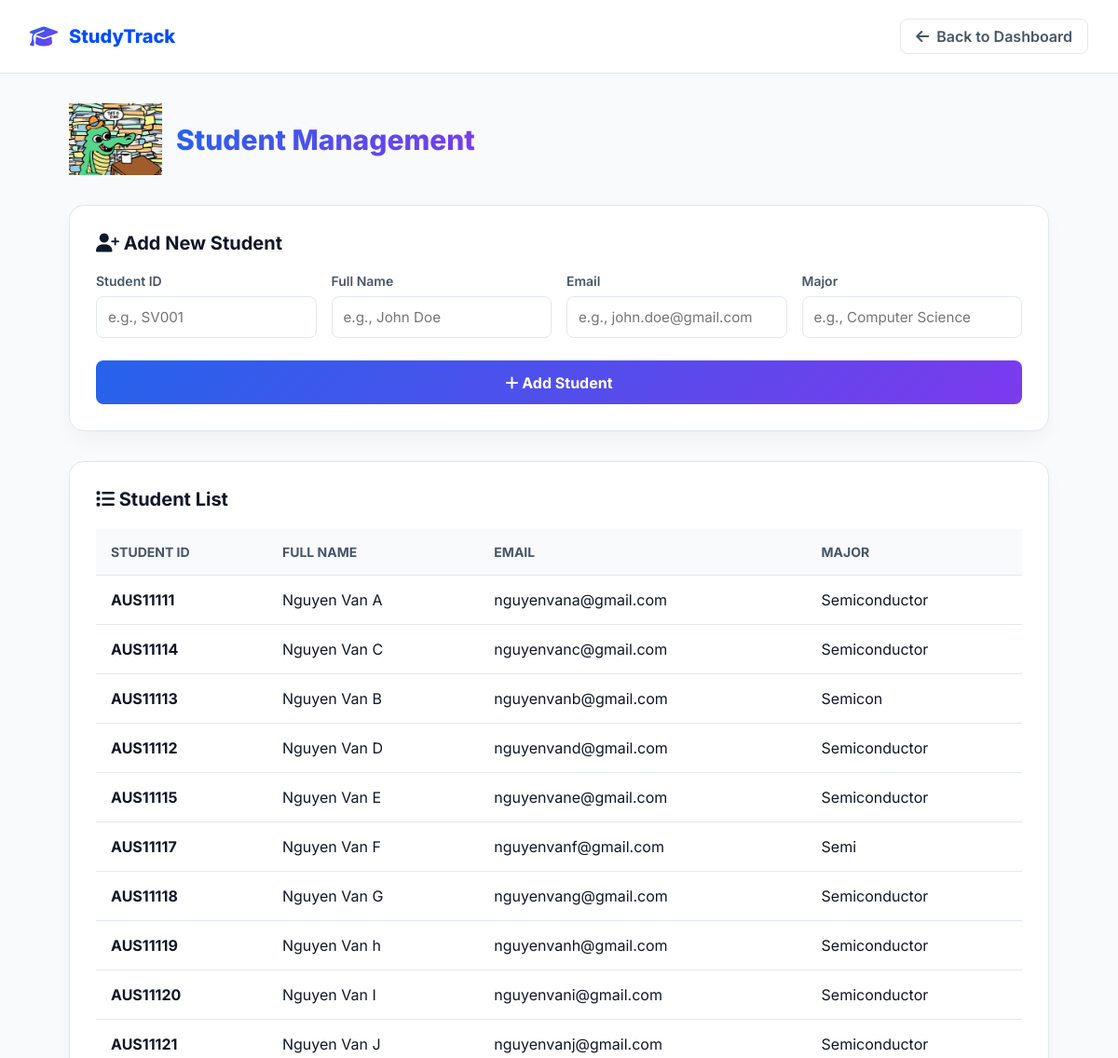
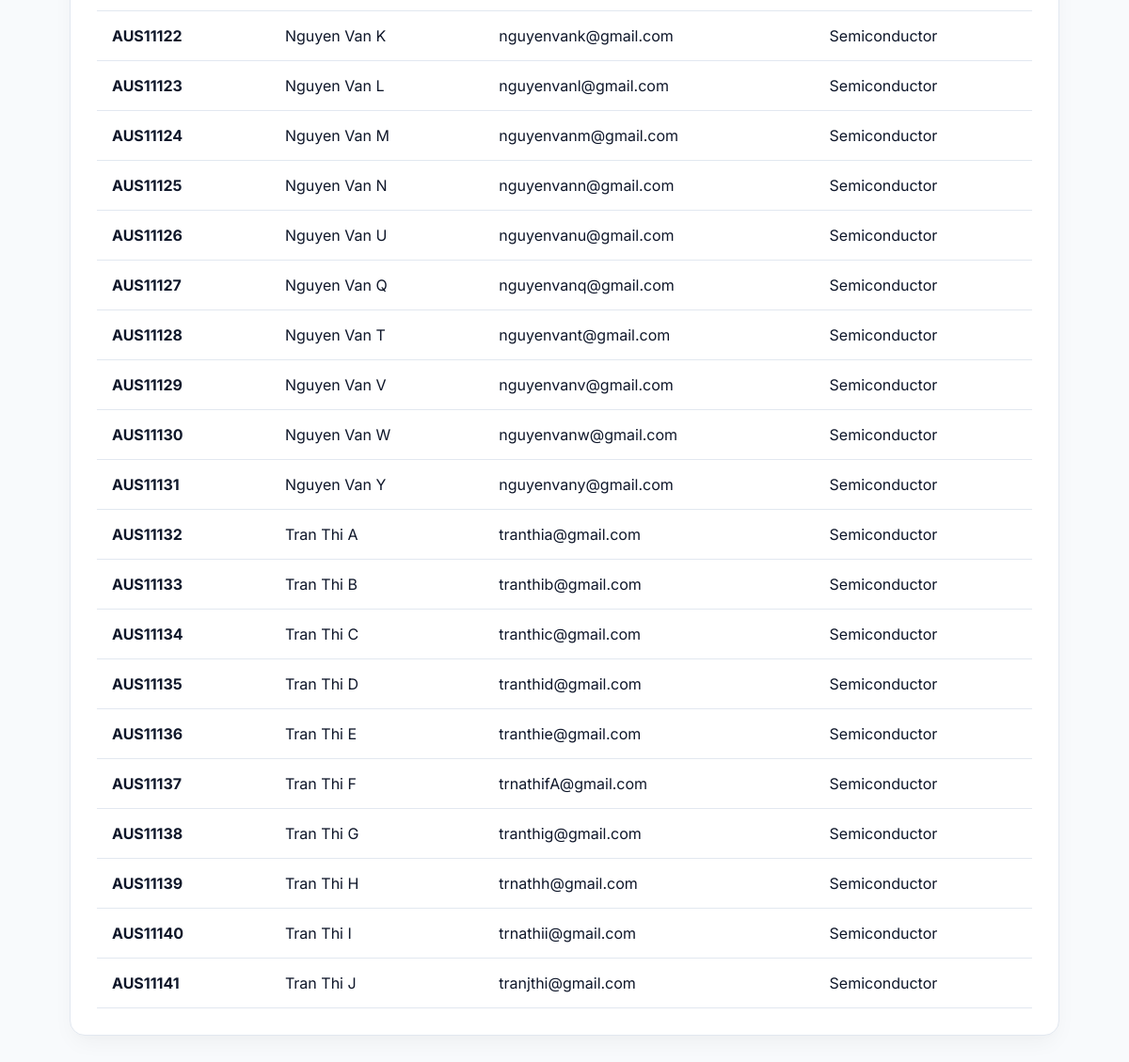
/student (signed in), run on the app's committed database (2 pictures, top to bottom).
### tables this page shows
CREATE TABLE students(
        student_id TEXT PRIMARY KEY,
        name TEXT,
        email TEXT,
        major TEXT
    );

### admin.py (the view, shortened to what this page needs)
@admin_bp.route("/student", methods=["GET","POST"])
@login_required
@admin_required
def student():
    conn = sqlite3.connect(DATABASE)
    cursor = conn.cursor()
    cursor.execute("""
    SELECT * FROM students
    """)
    students = cursor.fetchall()
    conn.close()
    return render_template(
        "admin_page/manage_stu.html",
        students=students
    )

### decorator.py (called while the page is built)
def login_required(f):
    @wraps(f)
    def wrapper(*args,**kwargs):
        if "username" not in session:
            return redirect(
                url_for("auth.login")
            )
        return f(*args,**kwargs)
    return wrapper

def admin_required(f):
    @wraps(f)
    def wrapper(*args, **kwargs):
        if session.get("role") != "admin":
            return redirect(url_for("auth.login"))
        return f(*args, **kwargs)
    return wrapper

### templates/admin_page/manage_stu.html (shortened to what this page needs)
<!DOCTYPE html>
<html lang="en">
<head>
    <link rel="stylesheet" href="https://cdnjs.cloudflare.com/ajax/libs/font-awesome/6.4.0/css/all.min.css">
    <link rel="stylesheet" href="{{ url_for('static', filename='css/admin_page/manage_student.css') }}">
</head>
<body>
    <header class="navbar">
        <a href="/admin" class="nav-brand">
            <i class="fa-solid fa-graduation-cap logo-icon"></i>
            <span>StudyTrack</span>
        </a>
        <a href="/admin" class="back-btn">
            <i class="fa-solid fa-arrow-left"></i> Back to Dashboard
        </a>
    </header>
    <div class="container">
        <div class="page-header" style="display: flex; align-items: center; gap: 15px;">
            <img src="{{ url_for('static', filename='gif image/Studying College Life GIF by University of Florida (1).gif') }}"
                alt="Studying Animation" width="100">
            <h1 class="page-title">Student Management</h1>
        </div>
        <div class="card-panel">
            <h2 class="panel-title"><i class="fa-solid fa-user-plus"></i> Add New Student</h2>
            <form method="POST" class="form-grid">
                <div class="form-group">
                    <label>Student ID</label>
                    <input type="text" name="id" placeholder="e.g., SV001" value="{{ student.id if student else '' }}"
                        class="form-control " required>
                </div>
                <div class="form-group">
                    <label>Full Name</label>
                    <input type="text" name="name" placeholder="e.g., John Doe"
                        value="{{ student.name if student else '' }}" class="form-control" required>
                </div>
                <div class="form-group">
                    <label>Email</label>
                    <input type="email" name="email" placeholder="e.g., john.doe@gmail.com"
                        value="{{ student.email if student else '' }}" class="form-control" required>
                </div>
                <div class="form-group">
                    <label>Major</label>
                    <input type="text" name="major" placeholder="e.g., Computer Science"
                        value="{{ student.major if student else '' }}" class="form-control" required>
                </div>
                <button type="submit" class="btn-submit">
                    <i class="fa-solid fa-plus"></i> Add Student
                </button>
            </form>
        </div>
        <div class="card-panel">
            <h2 class="panel-title"><i class="fa-solid fa-list"></i> Student List</h2>
            <div class="table-responsive">
                <table>
                    <thead>
                        <tr>
                            <th>Student ID</th>
                            <th>Full Name</th>
                            <th>Email</th>
                            <th>Major</th>
                        </tr>
                    </thead>
                    <tbody>
                        {% for s in students %}
                        <tr>
                            <td><b>{{ s[0] }}</b></td>
                            <td>{{ s[1] }}</td>
                            <td>{{ s[2] }}</td>
                            <td>{{ s[3] }}</td>
                        </tr>
                        {% endfor %}
                    </tbody>
                </table>
            </div>
        </div>
    </div>
</body>
</html>

### static/css/admin_page/manage_student.css (style rules this page uses)
:root { --bg-color: #f8fafc; --card-bg: #ffffff; --text-primary: #0f172a; --text-secondary: #475569; --accent-blue: #2563eb; --accent-purple: #7c3aed; --border-color: #e2e8f0; --shadow: 0 10px 25px -5px rgba(0, 0, 0, 0.05), 0 8px 10px -6px rgba(0, 0, 0, 0.01); }
* { box-sizing: border-box; margin: 0; padding: 0; font-family: 'Inter', sans-serif; }
body { background-color: var(--bg-color); color: var(--text-primary); min-height: 100vh; }
.navbar { display: flex; justify-content: space-between; align-items: center; padding: 20px 32px; background: var(--card-bg); border-bottom: 1px solid var(--border-color); box-shadow: 0 2px 4px rgba(0, 0, 0, 0.02); }
.nav-brand { display: flex; align-items: center; gap: 0.75rem; text-decoration: none; color: #004cff; font-weight: 800; font-size: 1.25rem; }
.logo-icon { font-size: 1.5rem; background: linear-gradient(135deg, var(--accent-blue), var(--accent-purple)); -webkit-background-clip: text; background-clip: text; -webkit-text-fill-color: transparent; }
.back-btn { display: flex; align-items: center; gap: 0.5rem; text-decoration: none; color: var(--text-secondary); font-weight: 600; padding: 0.5rem 1rem; border-radius: 0.5rem; border: 1px solid var(--border-color); transition: all 0.2s; }
.container { max-width: 1100px; margin: 2rem auto; padding: 0 1.5rem; }
.page-header { margin-bottom: 2rem; }
.page-title { font-size: 1.875rem; font-weight: 800; background: linear-gradient(135deg, var(--accent-blue), var(--accent-purple)); -webkit-background-clip: text; background-clip: text; -webkit-text-fill-color: transparent; }
.card-panel { background: var(--card-bg); border: 1px solid var(--border-color); border-radius: 1rem; padding: 1.75rem; box-shadow: var(--shadow); margin-bottom: 2rem; }
.panel-title { font-size: 1.25rem; font-weight: 700; margin-bottom: 1.25rem; color: var(--text-primary); }
.form-grid { display: grid; grid-template-columns: repeat(auto-fit, minmax(220px, 1fr)); gap: 1rem; }
.form-group { display: flex; flex-direction: column; gap: 0.5rem; }
.form-group label { font-size: 0.875rem; font-weight: 600; color: var(--text-secondary); }
.form-control { padding: 0.75rem; border: 1px solid var(--border-color); border-radius: 0.5rem; outline: none; font-size: 0.95rem; transition: border-color 0.2s; }
.btn-submit { grid-column: 1 / -1; padding: 0.85rem; background: linear-gradient(135deg, var(--accent-blue), var(--accent-purple)); color: white; border: none; border-radius: 0.5rem; font-weight: 700; font-size: 1rem; cursor: pointer; transition: opacity 0.2s; margin-top: 0.5rem; }
.table-responsive { overflow-x: auto; }
table { width: 100%; border-collapse: collapse; text-align: left; }
th, td { padding: 1rem; border-bottom: 1px solid var(--border-color); }
th { background-color: var(--bg-color); color: var(--text-secondary); font-weight: 700; font-size: 0.875rem; text-transform: uppercase; }

### data on the page
students: student_id "AUS11111", name "Nguyen Van A", email "nguyenvana@gmail.com", major "Semiconductor"
students: student_id "AUS11114", name "Nguyen Van C", email "nguyenvanc@gmail.com", major "Semiconductor"
students: student_id "AUS11113", name "Nguyen Van B", email "nguyenvanb@gmail.com", major "Semicon"
students: student_id "AUS11112", name "Nguyen Van D", email "nguyenvand@gmail.com", major "Semiconductor"
students: student_id "AUS11115", name "Nguyen Van E", email "nguyenvane@gmail.com", major "Semiconductor"
students: student_id "AUS11117", name "Nguyen Van F", email "nguyenvanf@gmail.com", major "Semi"
students: student_id "AUS11118", name "Nguyen Van G", email "nguyenvang@gmail.com", major "Semiconductor"
students: student_id "AUS11119", name "Nguyen Van h", email "nguyenvanh@gmail.com", major "Semiconductor"
students: student_id "AUS11120", name "Nguyen Van I", email "nguyenvani@gmail.com", major "Semiconductor"
students: student_id "AUS11121", name "Nguyen Van J", email "nguyenvanj@gmail.com", major "Semiconductor"
students: student_id "AUS11122", name "Nguyen Van K", email "nguyenvank@gmail.com", major "Semiconductor"
students: student_id "AUS11123", name "Nguyen Van L", email "nguyenvanl@gmail.com", major "Semiconductor"
students: student_id "AUS11124", name "Nguyen Van M", email "nguyenvanm@gmail.com", major "Semiconductor"
students: student_id "AUS11125", name "Nguyen Van N", email "nguyenvann@gmail.com", major "Semiconductor"
students: student_id "AUS11126", name "Nguyen Van U", email "nguyenvanu@gmail.com", major "Semiconductor"
students: student_id "AUS11127", name "Nguyen Van Q", email "nguyenvanq@gmail.com", major "Semiconductor"
students: student_id "AUS11128", name "Nguyen Van T", email "nguyenvant@gmail.com", major "Semiconductor"
students: student_id "AUS11129", name "Nguyen Van V", email "nguyenvanv@gmail.com", major "Semiconductor"
students: student_id "AUS11130", name "Nguyen Van W", email "nguyenvanw@gmail.com", major "Semiconductor"
students: student_id "AUS11131", name "Nguyen Van Y", email "nguyenvany@gmail.com", major "Semiconductor"
students: student_id "AUS11132", name "Tran Thi A", email "tranthia@gmail.com", major "Semiconductor"
students: student_id "AUS11133", name "Tran Thi B", email "tranthib@gmail.com", major "Semiconductor"
students: student_id "AUS11134", name "Tran Thi C", email "tranthic@gmail.com", major "Semiconductor"
students: student_id "AUS11135", name "Tran Thi D", email "tranthid@gmail.com", major "Semiconductor"
students: student_id "AUS11136", name "Tran Thi E", email "tranthie@gmail.com", major "Semiconductor"
students: student_id "AUS11137", name "Tran Thi F", email "trnathifA@gmail.com", major "Semiconductor"
students: student_id "AUS11138", name "Tran Thi G", email "tranthig@gmail.com", major "Semiconductor"
students: student_id "AUS11139", name "Tran Thi H", email "trnathh@gmail.com", major "Semiconductor"
students: student_id "AUS11140", name "Tran Thi I", email "trnathii@gmail.com", major "Semiconductor"
students: student_id "AUS11141", name "Tran Thi J", email "tranjthi@gmail.com", major "Semiconductor"
